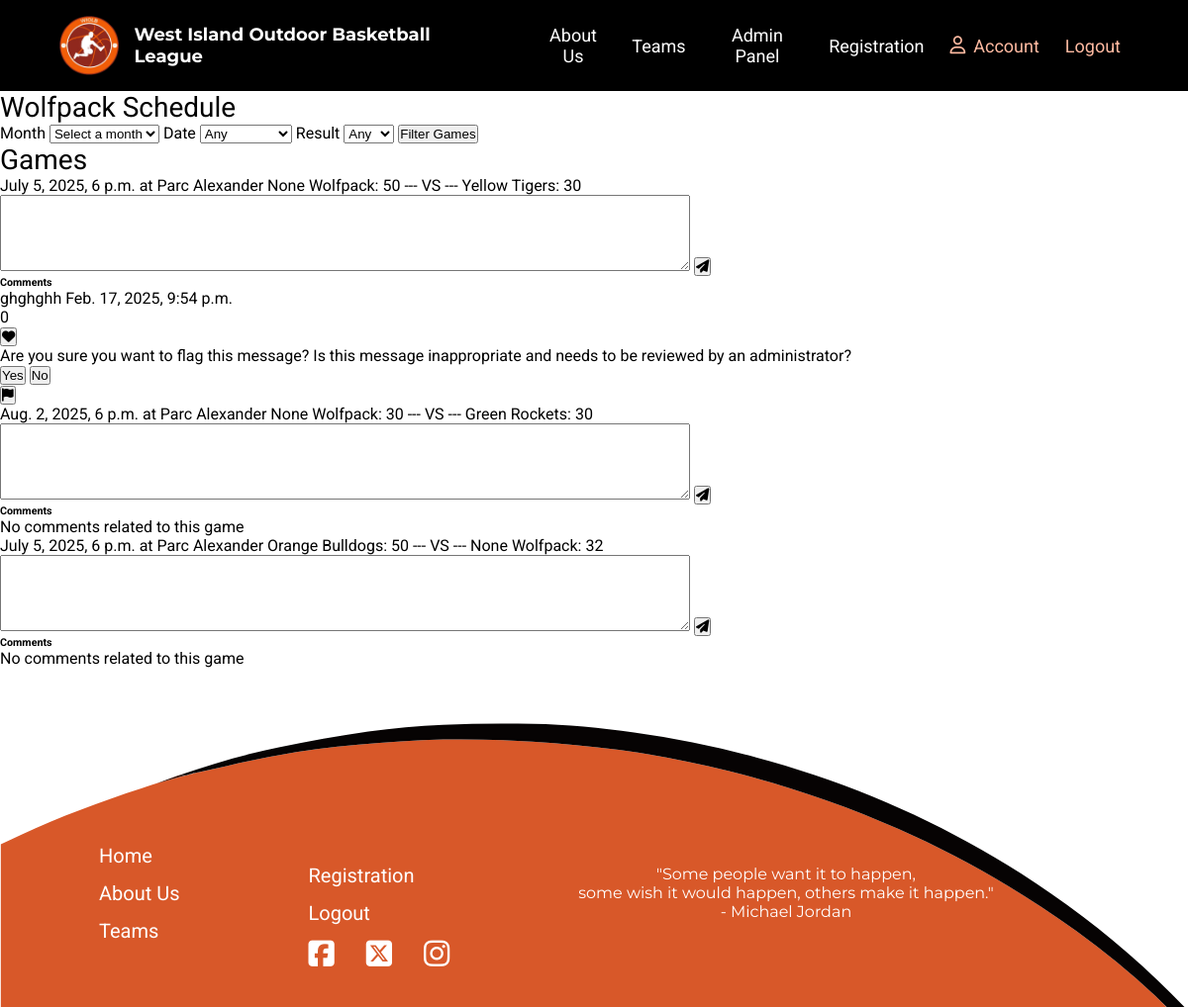
/wioblapp/team_schedule/Wolfpack/ (signed in), run on an earlier commit of the app's database.
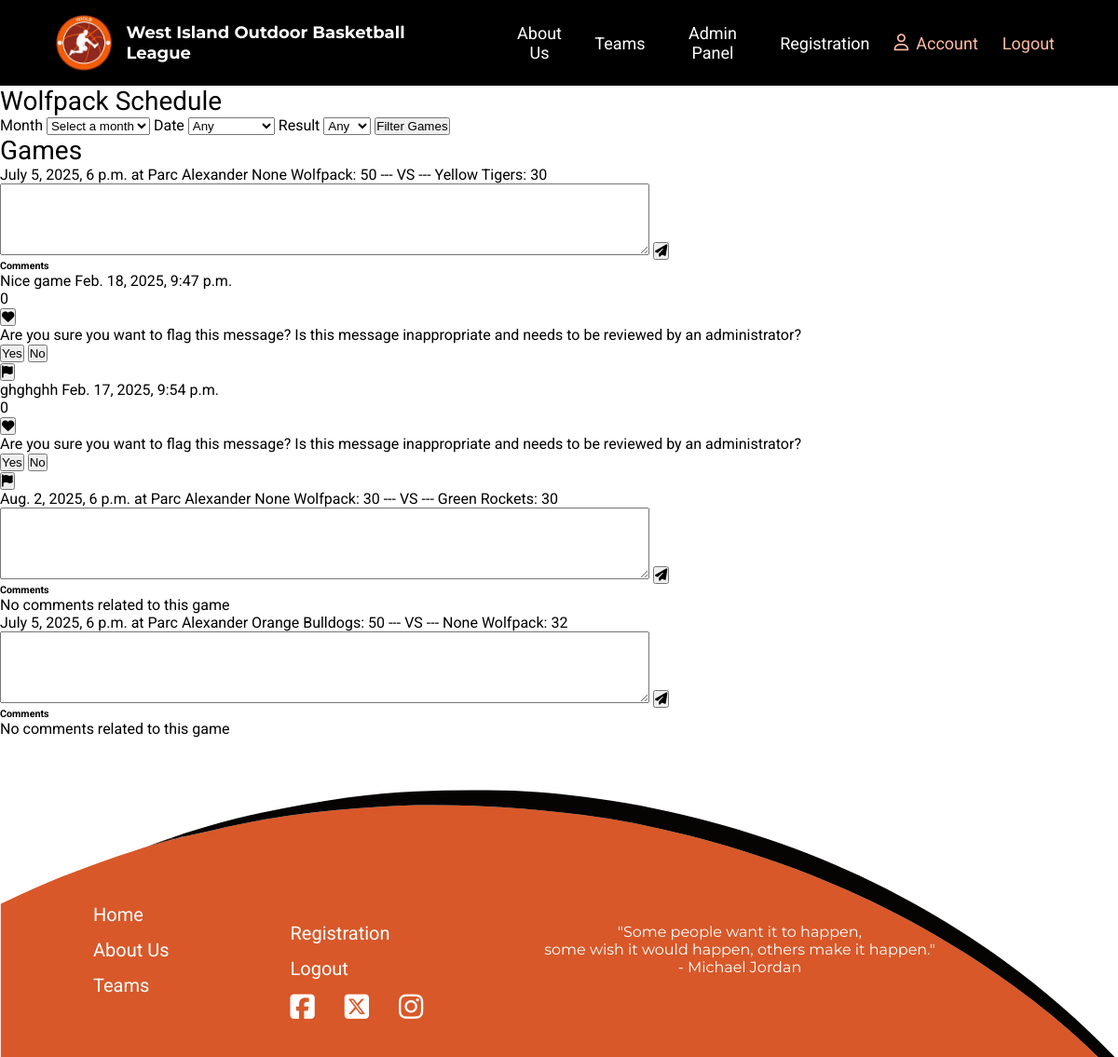
And on a later commit of the database.
### wioblapp/models.py (models this page shows, shortened)
class Game(models.Model):
    team_1 = models.ForeignKey(Team, on_delete=models.CASCADE, related_name="Team1_games")
    team_2 = models.ForeignKey(Team, on_delete=models.CASCADE, related_name="Team2_games")
    park = models.ForeignKey(Park, on_delete=models.CASCADE, related_name="games")
    winner = models.ForeignKey(Team, on_delete=models.RESTRICT, related_name="games", blank=True, null=True)
    date_time = models.DateTimeField("Date")
    team1_score = models.IntegerField("Team #1 Score",
                                      validators=[MinValueValidator(0)], blank=True, null=True)
    team2_score = models.IntegerField("Team #2 Score",
                                      validators=[MinValueValidator(0)], blank=True, null=True)

class Park(models.Model):
    name = models.CharField("Park Name", max_length=100)
    address = models.CharField(max_length=255)
    latitude = models.DecimalField(max_digits=20, decimal_places=16, blank=True, null=True)
    longitude = models.DecimalField(max_digits=20, decimal_places=16, blank=True, null=True)
    def __str__(self):
        return self.name

class Team(models.Model):
    name = models.CharField("Team Name", max_length=20, primary_key=True)
    coaches = models.ManyToManyField(UserAccount, related_name="teams", blank=True)
    place = models.IntegerField("Place", default=0,
                                validators=[MinValueValidator(0)])
    group = models.ForeignKey(RegistrationType, on_delete=models.CASCADE, related_name="teams", blank=True, null=True)
    color = models.CharField("Team Color", max_length=7, blank=True, null=True)
    def __str__(self):
        return f"{self.name}"

class Comment(models.Model):
    game = models.ForeignKey(Game, on_delete=models.CASCADE, related_name="comments")
    user_account = models.ForeignKey(UserAccount, on_delete=models.RESTRICT, related_name="comments")
    content = models.TextField("Content")
    date = models.DateTimeField("Date", auto_now_add=True)
    likes = models.IntegerField(default=0,
                                validators=[MinValueValidator(0)], blank=True, null=True)

### wioblapp/views.py (the view, shortened to what this page needs)
# urls.py: path("team_schedule/<str:team_name>/", views.team_schedule, name="team_schedule"),
def team_schedule(request, team_name):
    schedule_form = TeamScheduleForm(request.GET)
    comment_form = CreateCommentForm()
    team = team_name
    games = ( Game.objects.filter(team_1=team) | Game.objects.filter(team_2=team) ).distinct()
    comments = Comment.objects.filter(game__in=games)
    game_comments = []
    flags = Flag.objects.all()
    for game in games:
        game_comments.append({
            "game": game,
            "comments": comments.filter(game=game).order_by("-date"),
        })
    context = {
        "schedule_form": schedule_form,
        "comment_form": comment_form,
        "team": team,
        "games": games,
        "comments": comments,
        "game_comments": game_comments,
        "flags": flags,
    }
    return render(request, "team_schedule.html", context)

### wioblapp/forms.py
class TeamScheduleForm(forms.Form):
    MONTH_CHOICES = [
        ("", "Select a month"),
        ("All", "All"),
        ("6", "June"),
        ("7", "July"),
        ("8", "August")
    ]
    DATE_CHOICES = [
        ("", "Any"),
        ("Ascending", "Ascending"),
        ("Descending", "Descending")
    ]
    RESULT_CHOICES = [
        ("", "Any"),
        ("Win", "Win"),
        ("Lose", "Lose"),
        ("Tie", "Tie")
    ]
    month = forms.ChoiceField(label="Month",
                              choices=MONTH_CHOICES,
                              widget=forms.Select())
    date = forms.ChoiceField(label="Date",
                           choices=DATE_CHOICES,
                           required=False,
                           widget=forms.Select())
    result = forms.ChoiceField(label="Result",
                              choices=RESULT_CHOICES,
                              required=False,
                              widget=forms.Select())

class CreateCommentForm(forms.ModelForm):
    content = forms.CharField(widget=forms.Textarea(attrs={'rows':5, 'cols':85}))
    class Meta:
        model = Comment
        fields = ['content']

### wioblapp/templates/team_schedule.html (shortened to what this page needs)
{% extends 'base.html' %}
{% load static %}
{% block content %}
    <form action="{% url 'team_schedule' team %}" method="GET">
        <h3>{{ team }} Schedule</h3>
        {% for field in schedule_form %}
            {{ field.label }}
            {{ field }}
        {% endfor %}
        <button type="submit">Filter Games</button>
    </form>
    {% if games %}
    <h3>Games</h3>
        {% for game in game_comments %}
            {{ game.game.date_time }} at {{ game.game.park }}
            {% if game.game.team1_score and game.game.team2_score %}
                {{ game.game.team_1.color }} {{ game.game.team_1 }}: {{ game.game.team1_score }} --- VS --- {{ game.game.team_2.color }} {{ game.game.team_2 }}: {{ game.game.team2_score }}
            {% else %}
                {{ game.game.team_1 }} --- VS --- {{ game.game.team_2 }}
            {% endif %}
            <br>
            <form action="{% url 'create_comment' team %}" method="POST">
                {% for field in comment_form %}
                    {{ field }}
                {% endfor %}
                <button type="submit" name="post" value="{{ game.game.id }}"><i class="fa-solid fa-paper-plane"></i></button>
            </form>
            <h6>Comments</h6>
            {% if game.comments %}
                {% for comment in game.comments %}
                    {% if comment.game == game.game  %}
                        {{ comment.content }} {{ comment.date }}
                        <form action="{% url 'like_comment' team %}" method="POST">
                            <p>{{ comment.likes }}</p>
                            <button type="submit" name="like" value="{{ comment.id }}"><i class="fa-solid fa-heart"></i></button>
                        </form>
                        <form id="">
                            <p>Are you sure you want to flag this message? Is this message inappropriate and needs to be reviewed by an administrator?</p>
                            <button id="">Yes</button>
                            <button id="">No</button>
                        </form>
                        <form action="{% url 'flag_comment' team %}" method="POST">
                            <button type="submit" name="flag" value="{{ comment.id }}"><i class="fa-solid fa-flag"></i></button>
                        </form>
                    {% endif %}
                {% endfor %}
            {% else %}
                <p>No comments related to this game</p>
            {% endif %}
        {% endfor %}
    {% else %}
        <p>No Games</p>
    {% endif %}
{% endblock %}

What changed in the data, as far as the page shows it:
added Comment: content "Nice game", date "Feb. 18, 2025, 9:47 p.m.", likes "0", {{ comment.id }} 17 (drawn), shown under Game "Yellow"
